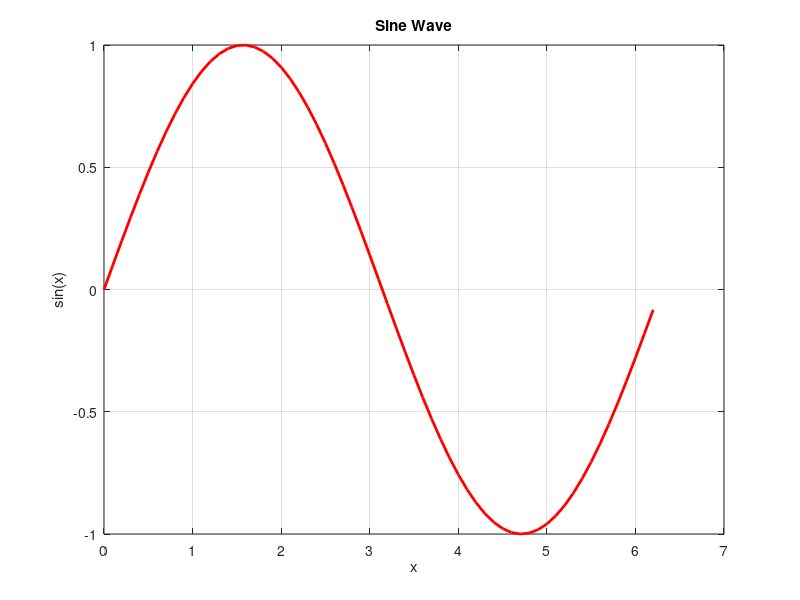

MATLAB code to generate this figure:


x = 0:0.1:2*pi;
y = sin(x);
plot(x, y, 'r', 'LineWidth', 2);
xlabel('x'); ylabel('sin(x)');
title('Sine Wave');
grid on;
